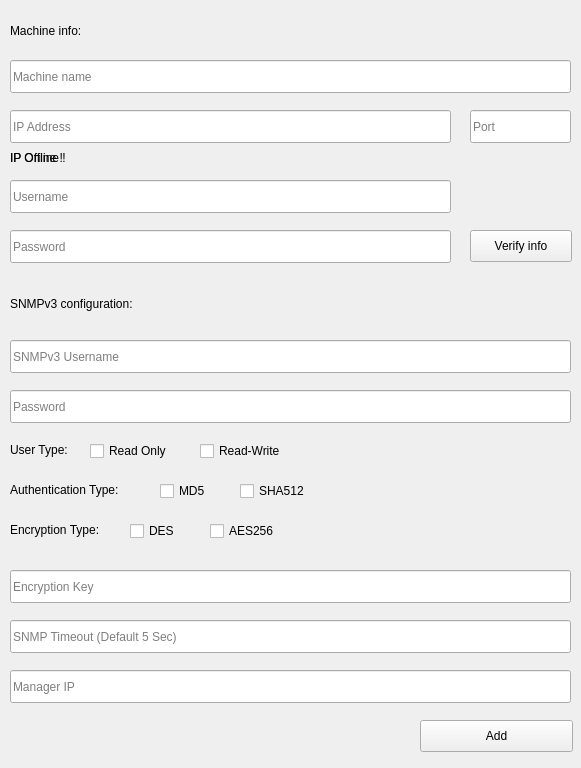
<?xml version="1.0" encoding="UTF-8"?>
<ui version="4.0">
 <class>Form</class>
 <widget class="QWidget" name="Form">
  <property name="geometry">
   <rect>
    <x>0</x>
    <y>0</y>
    <width>581</width>
    <height>768</height>
   </rect>
  </property>
  <property name="windowTitle">
   <string>Form</string>
  </property>
  <widget class="SubtitleLabel" name="SubtitleLabel">
   <property name="geometry">
    <rect>
     <x>10</x>
     <y>20</y>
     <width>141</width>
     <height>21</height>
    </rect>
   </property>
   <property name="text">
    <string>Machine info:</string>
   </property>
  </widget>
  <widget class="LineEdit" name="MachineName">
   <property name="geometry">
    <rect>
     <x>10</x>
     <y>60</y>
     <width>561</width>
     <height>33</height>
    </rect>
   </property>
   <property name="placeholderText">
    <string>Machine name</string>
   </property>
  </widget>
  <widget class="LineEdit" name="IPAddress">
   <property name="geometry">
    <rect>
     <x>10</x>
     <y>110</y>
     <width>441</width>
     <height>33</height>
    </rect>
   </property>
   <property name="placeholderText">
    <string>IP Address</string>
   </property>
  </widget>
  <widget class="CaptionLabel" name="ipstatusONLINE">
   <property name="geometry">
    <rect>
     <x>10</x>
     <y>150</y>
     <width>70</width>
     <height>15</height>
    </rect>
   </property>
   <property name="styleSheet">
    <string notr="true">FluentLabelBase {
    color: black;
}

HyperlinkLabel {
    color: #009faa;
    border: none;
    background-color: transparent;
    text-align: left;
    padding: 0;
    margin: 0;
}

HyperlinkLabel[underline=true] {
    text-decoration: underline;
}

HyperlinkLabel[underline=false] {
    text-decoration: none;
}

HyperlinkLabel:hover {
    color: #007780;
}

HyperlinkLabel:pressed {
    color: #00a7b3;
}
FluentLabelBase{color:green}</string>
   </property>
   <property name="text">
    <string>IP Online !</string>
   </property>
  </widget>
  <widget class="CaptionLabel" name="ipstatusOFFLINE">
   <property name="geometry">
    <rect>
     <x>10</x>
     <y>150</y>
     <width>70</width>
     <height>15</height>
    </rect>
   </property>
   <property name="styleSheet">
    <string notr="true">FluentLabelBase {
    color: black;
}

HyperlinkLabel {
    color: #009faa;
    border: none;
    background-color: transparent;
    text-align: left;
    padding: 0;
    margin: 0;
}

HyperlinkLabel[underline=true] {
    text-decoration: underline;
}

HyperlinkLabel[underline=false] {
    text-decoration: none;
}

HyperlinkLabel:hover {
    color: #007780;
}

HyperlinkLabel:pressed {
    color: #00a7b3;
}
FluentLabelBase{color:red}</string>
   </property>
   <property name="text">
    <string>IP Offine !</string>
   </property>
  </widget>
  <widget class="LineEdit" name="MachineUsername">
   <property name="geometry">
    <rect>
     <x>10</x>
     <y>180</y>
     <width>441</width>
     <height>33</height>
    </rect>
   </property>
   <property name="placeholderText">
    <string>Username</string>
   </property>
  </widget>
  <widget class="PasswordLineEdit" name="MachinePassword">
   <property name="geometry">
    <rect>
     <x>10</x>
     <y>230</y>
     <width>441</width>
     <height>33</height>
    </rect>
   </property>
   <property name="placeholderText">
    <string>Password</string>
   </property>
  </widget>
  <widget class="PushButton" name="VerifyMachineInfo">
   <property name="geometry">
    <rect>
     <x>470</x>
     <y>230</y>
     <width>102</width>
     <height>32</height>
    </rect>
   </property>
   <property name="text">
    <string>Verify info</string>
   </property>
  </widget>
  <widget class="SubtitleLabel" name="SubtitleLabel_2">
   <property name="geometry">
    <rect>
     <x>10</x>
     <y>290</y>
     <width>221</width>
     <height>28</height>
    </rect>
   </property>
   <property name="text">
    <string>SNMPv3 configuration:</string>
   </property>
  </widget>
  <widget class="HorizontalSeparator" name="HorizontalSeparator">
   <property name="geometry">
    <rect>
     <x>10</x>
     <y>280</y>
     <width>561</width>
     <height>3</height>
    </rect>
   </property>
  </widget>
  <widget class="LineEdit" name="SNMPv3USERNAME">
   <property name="geometry">
    <rect>
     <x>10</x>
     <y>340</y>
     <width>561</width>
     <height>33</height>
    </rect>
   </property>
   <property name="placeholderText">
    <string>SNMPv3 Username</string>
   </property>
  </widget>
  <widget class="BodyLabel" name="AUTHTYPELabel">
   <property name="geometry">
    <rect>
     <x>10</x>
     <y>480</y>
     <width>131</width>
     <height>19</height>
    </rect>
   </property>
   <property name="text">
    <string>Authentication Type:</string>
   </property>
  </widget>
  <widget class="PasswordLineEdit" name="SNMPv3PASSWORD">
   <property name="geometry">
    <rect>
     <x>10</x>
     <y>390</y>
     <width>561</width>
     <height>33</height>
    </rect>
   </property>
   <property name="placeholderText">
    <string>Password</string>
   </property>
  </widget>
  <widget class="CheckBox" name="MD5CheckBox">
   <property name="geometry">
    <rect>
     <x>160</x>
     <y>480</y>
     <width>92</width>
     <height>22</height>
    </rect>
   </property>
   <property name="text">
    <string>MD5</string>
   </property>
  </widget>
  <widget class="CheckBox" name="SHACheckBox">
   <property name="geometry">
    <rect>
     <x>240</x>
     <y>480</y>
     <width>92</width>
     <height>22</height>
    </rect>
   </property>
   <property name="text">
    <string>SHA512</string>
   </property>
  </widget>
  <widget class="BodyLabel" name="PRIVTYPELABEL">
   <property name="geometry">
    <rect>
     <x>10</x>
     <y>520</y>
     <width>111</width>
     <height>19</height>
    </rect>
   </property>
   <property name="text">
    <string>Encryption Type:</string>
   </property>
  </widget>
  <widget class="CheckBox" name="DESCheckBoX">
   <property name="geometry">
    <rect>
     <x>130</x>
     <y>520</y>
     <width>92</width>
     <height>22</height>
    </rect>
   </property>
   <property name="text">
    <string>DES</string>
   </property>
  </widget>
  <widget class="CheckBox" name="AESCheckBox">
   <property name="geometry">
    <rect>
     <x>210</x>
     <y>520</y>
     <width>92</width>
     <height>22</height>
    </rect>
   </property>
   <property name="text">
    <string>AES256</string>
   </property>
  </widget>
  <widget class="LineEdit" name="SNMPTIMEOUT">
   <property name="geometry">
    <rect>
     <x>10</x>
     <y>620</y>
     <width>561</width>
     <height>33</height>
    </rect>
   </property>
   <property name="placeholderText">
    <string>SNMP Timeout (Default 5 Sec)</string>
   </property>
  </widget>
  <widget class="PrimaryPushButton" name="ADD_BUTTON">
   <property name="geometry">
    <rect>
     <x>420</x>
     <y>720</y>
     <width>153</width>
     <height>32</height>
    </rect>
   </property>
   <property name="text">
    <string>Add</string>
   </property>
  </widget>
  <widget class="LineEdit" name="Port">
   <property name="geometry">
    <rect>
     <x>470</x>
     <y>110</y>
     <width>101</width>
     <height>33</height>
    </rect>
   </property>
   <property name="text">
    <string/>
   </property>
   <property name="placeholderText">
    <string>Port</string>
   </property>
  </widget>
  <widget class="CheckBox" name="ReadOnly">
   <property name="geometry">
    <rect>
     <x>90</x>
     <y>440</y>
     <width>101</width>
     <height>22</height>
    </rect>
   </property>
   <property name="text">
    <string>Read Only</string>
   </property>
  </widget>
  <widget class="CheckBox" name="ReadWrite">
   <property name="geometry">
    <rect>
     <x>200</x>
     <y>440</y>
     <width>121</width>
     <height>22</height>
    </rect>
   </property>
   <property name="text">
    <string>Read-Write</string>
   </property>
  </widget>
  <widget class="BodyLabel" name="UserTypeLabel">
   <property name="geometry">
    <rect>
     <x>10</x>
     <y>440</y>
     <width>71</width>
     <height>19</height>
    </rect>
   </property>
   <property name="text">
    <string>User Type:</string>
   </property>
  </widget>
  <widget class="PasswordLineEdit" name="EncryptionKey">
   <property name="geometry">
    <rect>
     <x>10</x>
     <y>570</y>
     <width>561</width>
     <height>33</height>
    </rect>
   </property>
   <property name="placeholderText">
    <string>Encryption Key</string>
   </property>
  </widget>
  <widget class="LineEdit" name="ManagerIP">
   <property name="geometry">
    <rect>
     <x>10</x>
     <y>670</y>
     <width>561</width>
     <height>33</height>
    </rect>
   </property>
   <property name="placeholderText">
    <string>Manager IP</string>
   </property>
  </widget>
 </widget>
 <customwidgets>
  <customwidget>
   <class>CheckBox</class>
   <extends>QCheckBox</extends>
   <header>qfluentwidgets</header>
  </customwidget>
  <customwidget>
   <class>PushButton</class>
   <extends>QPushButton</extends>
   <header>qfluentwidgets</header>
  </customwidget>
  <customwidget>
   <class>PrimaryPushButton</class>
   <extends>PushButton</extends>
   <header>qfluentwidgets</header>
  </customwidget>
  <customwidget>
   <class>HorizontalSeparator</class>
   <extends>QWidget</extends>
   <header>qfluentwidgets</header>
  </customwidget>
  <customwidget>
   <class>CaptionLabel</class>
   <extends>QLabel</extends>
   <header>qfluentwidgets</header>
  </customwidget>
  <customwidget>
   <class>BodyLabel</class>
   <extends>QLabel</extends>
   <header>qfluentwidgets</header>
  </customwidget>
  <customwidget>
   <class>SubtitleLabel</class>
   <extends>QLabel</extends>
   <header>qfluentwidgets</header>
  </customwidget>
  <customwidget>
   <class>LineEdit</class>
   <extends>QLineEdit</extends>
   <header>qfluentwidgets</header>
  </customwidget>
  <customwidget>
   <class>PasswordLineEdit</class>
   <extends>LineEdit</extends>
   <header>qfluentwidgets</header>
  </customwidget>
 </customwidgets>
 <resources/>
 <connections/>
</ui>
